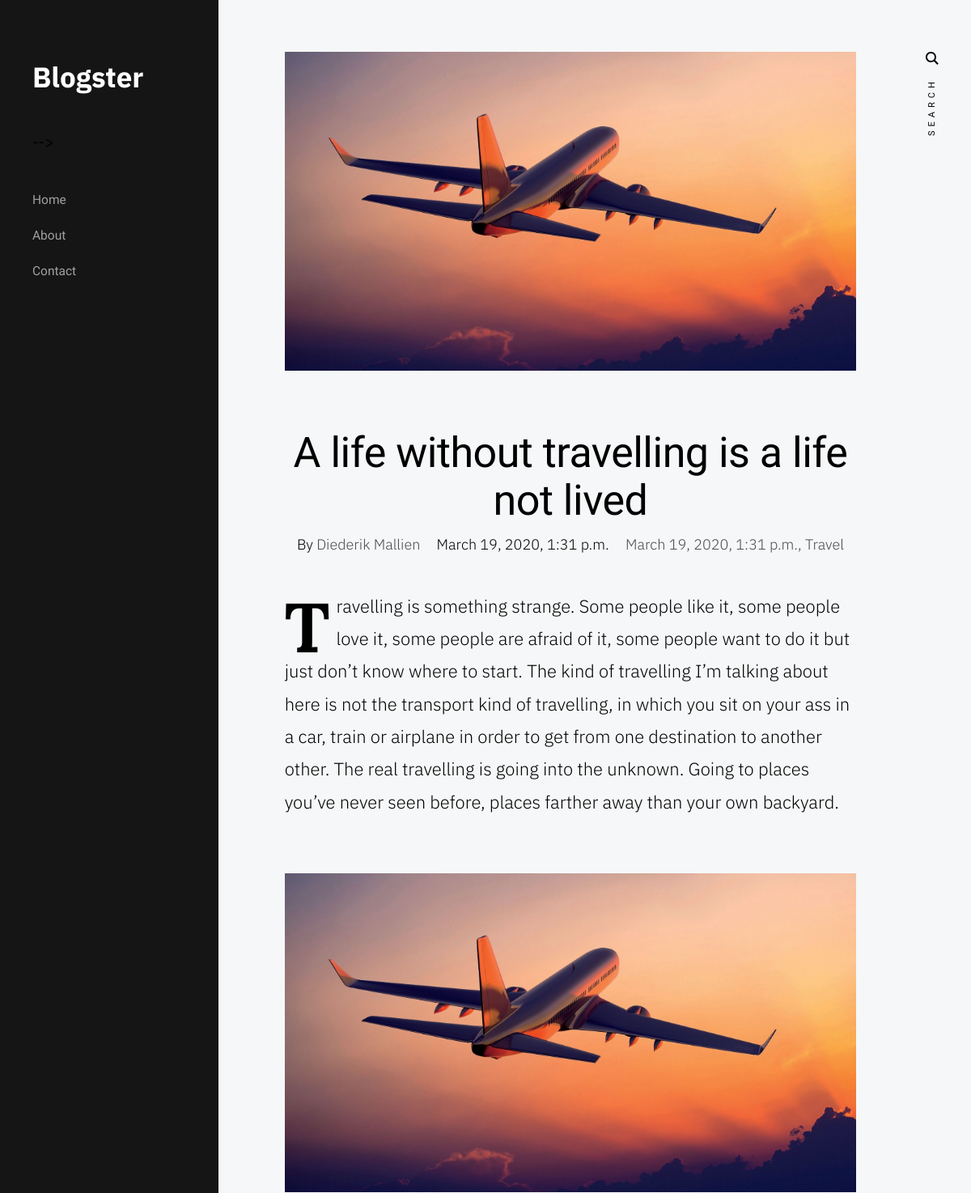
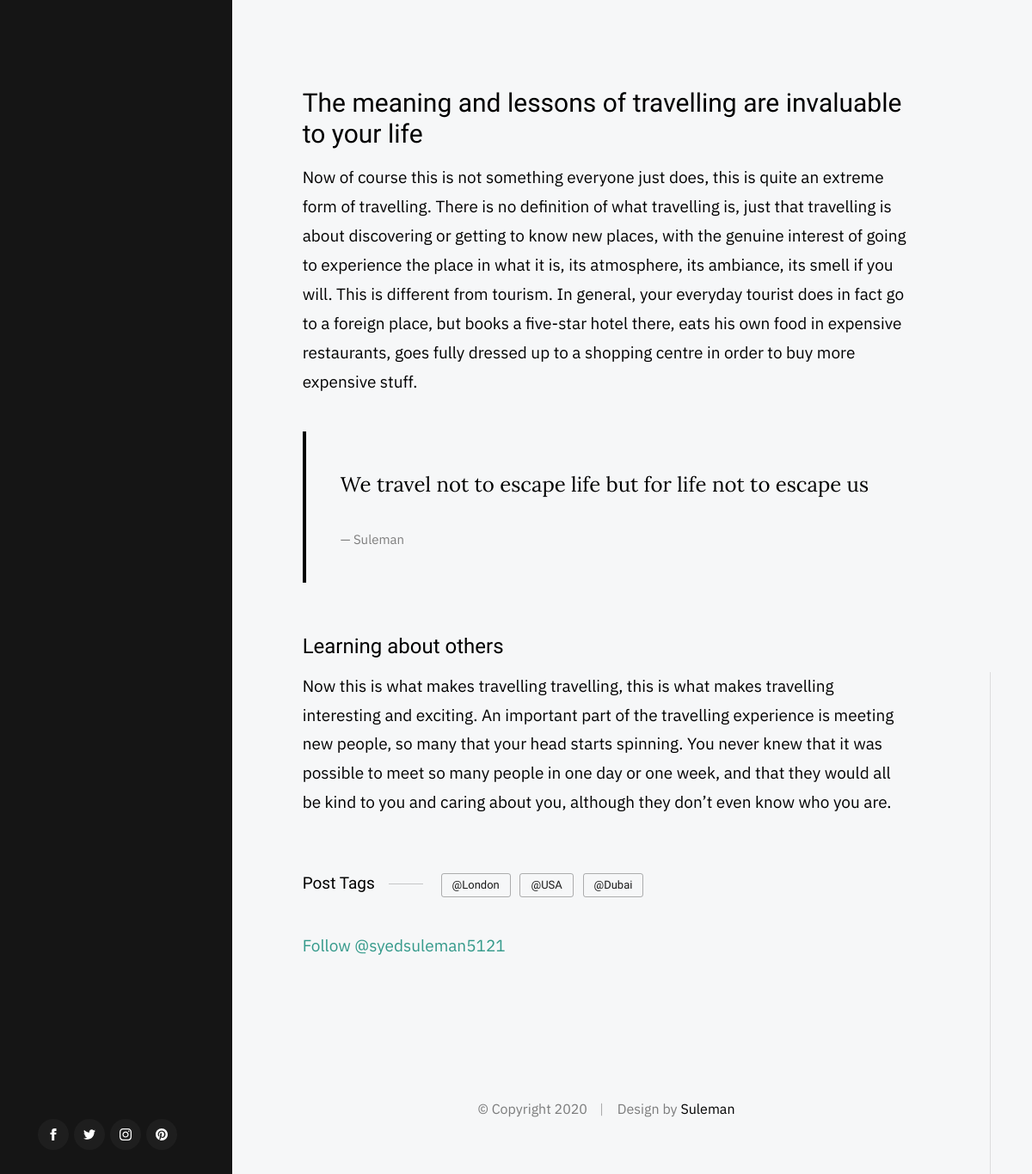
The page /travel/ on the database its author committed (2 pictures, top to bottom).
### blog/models.py (models this page shows, shortened)
class Post(models.Model):
    CATEGORY_CHOICES = (
        ('Technology','Technology'),
        ('Food','Food'),
        ('Travel','Travel'),
        ('Health','Health'),
        ('Lifestyle','Lifestyle'),
    )
    cover = models.FileField(default='') #photo
    cover2 = models.FileField(default='')
    title = models.CharField(max_length=2000,default='')
    slug = models.SlugField(default='')
    author = models.CharField(max_length=2000,default='')
    text = models.TextField(default='')
    text_2 = models.TextField(default='')
    quote = models.CharField(max_length=2000,default='')
    quote_name = models.CharField(max_length=2000,default='')
    l_heading = models.CharField(max_length=2000,default='')
    l_heading_text = models.CharField(max_length=2000,default='')
    s_heading = models.CharField(max_length=2000,default='')
    s_heading_text = models.CharField(max_length=2000,default='')
    category = models.CharField(max_length=2000,choices=CATEGORY_CHOICES)
    created_date = models.DateTimeField(default='')
    tag_1 = models.CharField(max_length=2000,default='')
    tag_2 = models.CharField(max_length=2000,default='')
    tag_3 = models.CharField(max_length=2000,default='')
    class Meta:
        ordering =['-created_date']

### blog/views.py (the view)
# urls.py: path('<slug:slug>/',PostDetailView.as_view(),name='post_detail'),
class PostDetailView(DetailView):
    model = Post
    template_name ='post_detail.html'

### templates/post_detail.html (shortened to what this page needs)
{% extends 'base.html'%}
{% block content %}
        <div class="s-content content">
            <main class="row content__page">
                <article class="column large-full entry format-standard">
                    <div class="media-wrap  entry__media">
                        <div class="entry__post-thumb">
                            <img src="{{post.cover.url}}">
                        </div>
                    </div>
                    <div class="content__page-header entry__header">
                        <h1 class="display-1 entry__title">
                        {{post.title}}
                        </h1>
                        <ul class="entry__header-meta">
                            <li class="author">By <a href="#0">{{post.author}}</a></li>
                            <li class="date">{{object.created_date}}</li>
                            <li class="cat-links">
                                <a href="#0">{{object.created_date}}</a><a href="#0">{{object.category}}</a>
                            </li>
                        </ul>
                    </div>
                    <div class="entry__content">
                        <p class="lead drop-cap">
                            {{object.text}}
                        </p>
                        <p>
                        <img src="{{post.cover.url}}">
                        </p>
                        <h2>{{object.l_heading}}</h2>
                        <p>
                            {{object.l_heading_text}}
                        </p>
                        <blockquote>
                            <p>
                                {{object.quote}}
                            </p>
                            <cite>{{object.quote_name}}</cite>
                        </blockquote>
                        <h3>{{object.s_heading}}</h3>
                        <p>
                       {{object.s_heading_text}}
                        </p>
                        <p class="entry__tags">
                            <span>Post Tags</span>
                            <span class="entry__tag-list">
                                <a href="#0">{{object.tag_1}}</a>
                                <a href="#0">{{object.tag_2}}</a>
                                <a href="#0">{{object.tag_3}}</a>
                            </span>
                        </p>
                        <a href="https://twitter.com/syedsuleman5121?ref_src=twsrc%5Etfw" class="twitter-follow-button" data-show-count="false">Follow @syedsuleman5121</a>
                    </div>
                </article>
{% endblock content %}

### static/css/base.css (style rules this page uses)
html { line-height: 1.15; -webkit-text-size-adjust: 100%; }
body { margin: 0; }
main { display: block; }
h1 { font-size: 2em; margin: 0.67em 0; }
a { background-color: transparent; }
img { border-style: none; }
html { font-size: 62.5%; box-sizing: border-box; }
*, *::before, *::after { box-sizing: inherit; }
body { font-weight: normal; line-height: 1; word-wrap: break-word; -moz-font-smoothing: grayscale; -moz-osx-font-smoothing: grayscale; -webkit-font-smoothing: antialiased; -webkit-overflow-scrolling: touch; -webkit-text-size-adjust: none; }
svg, img, video embed, iframe, object { max-width: 100%; height: auto; }
div, dl, dt, dd, ul, ol, li, h1, h2, h3, h4, h5, h6, pre, form, p, blockquote, th, td { margin: 0; padding: 0; }
p { font-size: inherit; text-rendering: optimizeLegibility; }
ol, ul { list-style: none; }
li { display: block; }
a { text-decoration: none; line-height: inherit; }
.row { width: 89%; max-width: 1200px; margin: 0 auto; display: -ms-flexbox; display: -webkit-flex; display: flex; -webkit-flex-flow: row wrap; -ms-flex-flow: row wrap; flex-flow: row wrap; }
.column { -webkit-flex: 1 1 0%; -ms-flex: 1 1 0%; flex: 1 1 0%; padding: 0 20px; }
.large-12, .large-full { -webkit-flex: 0 0 100%; -ms-flex: 0 0 100%; flex: 0 0 100%; max-width: 100%; }
@media screen and (max-width:1200px) { .column { padding: 0 16px; } }

### rows shown on the page
Post: cover (picture), title "A life without travelling is a life not lived", author "Diederik Mallien", created_date "March 19, 2020, 1:31 p.m.", category "Travel", text "Travelling is something strange. Some people like it, some people love it, some people are afraid of it, some people want to do it but just don’t know where to start. The kind of travelling I’m talking about here is not the transport kind of travelling, in which you sit on your ass in a car, train or airplane in order to get from one destination to another other. The real travelling is going into the unknown. Going to places you’ve never seen before, places farther away than your own backyard.", l_heading "The meaning and lessons of travelling are invaluable to your life", l_heading_text "Now of course this is not something everyone just does, this is quite an extreme form of travelling. There is no definition of what travelling is, just that travelling is about discovering or getting to know new places, with the genuine interest of going to experience the place in what it is, its atmosphere, its ambiance, its smell if you will. This is different from tourism. In general, your everyday tourist does in fact go to a foreign place, but books a five-star hotel there, eats his own food in expensive restaurants, goes fully dressed up to a shopping centre in order to buy more expensive stuff.", quote "We travel not to escape life but for life not to escape us", quote_name "Suleman", s_heading "Learning about others", s_heading_text "Now this is what makes travelling travelling, this is what makes travelling interesting and exciting. An important part of the travelling experience is meeting new people, so many that your head starts spinning. You never knew that it was possible to meet so many people in one day or one week, and that they would all be kind to you and caring about you, although they don’t even know who you are.", tag_1 "@London", tag_2 "@USA", tag_3 "@Dubai"
